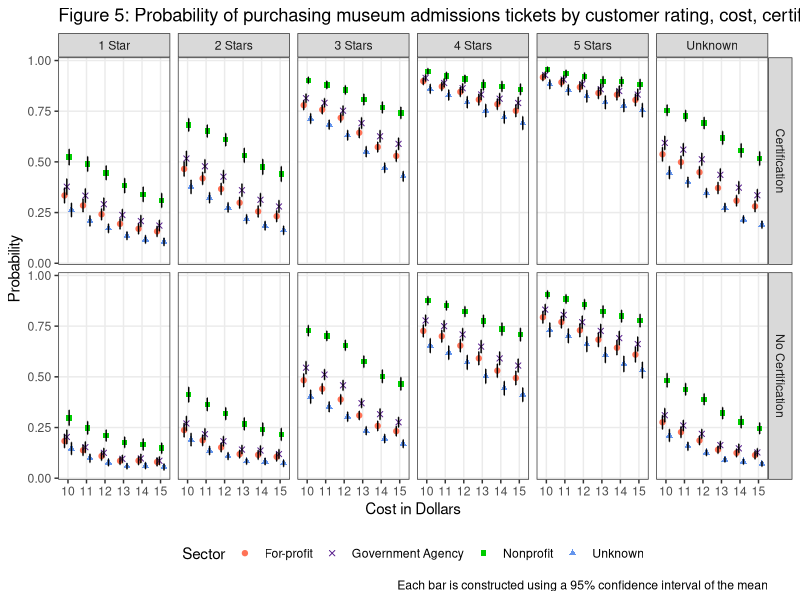

The R script that drew this image:

getwd()
setwd()

require(dplyr)
require(ggplot2)
require(tidyr)
require(scales)
require(readxl)

PurchProbMuseum <- read_excel("Museum_Long_Results.xlsx")


museum <- PurchProbMuseum %>% 
  filter(`cost ($)` >= 10)

# Dot Plot chart ci bars
D <- ggplot(museum, aes(y = probability, x = `cost ($)`, 
                     color = Sector, shape = Sector)) + 
  geom_point(position = position_dodge(width = 0.5)) +
  geom_errorbar(aes(ymin=probability-ci, ymax=probability+ci), width=.1, color="black", position = position_dodge(width = 0.5)) +
  scale_shape_manual(values=c(19, 4, 15, 17))+
  #scale_fill_brewer(palette = "Set1") +
  scale_color_manual(values=c('coral1', "purple4", "green3", "cornflowerblue"))+
  scale_x_continuous(breaks = 10:15) +
  labs(color = "Sector", shape = "Sector", x = "Cost", y = "Probability", 
       title = "Figure 5: Probability of purchasing museum admissions tickets by customer rating, cost, certification, and sector",
       caption="Each bar is constructed using a 95% confidence interval of the mean") +
  facet_wrap(vars(rating)) +
  theme_bw() +
  facet_grid(certification ~ rating) +
  theme(panel.grid.minor = element_blank(),
        legend.position = "bottom")

D + xlab("Cost in Dollars")

